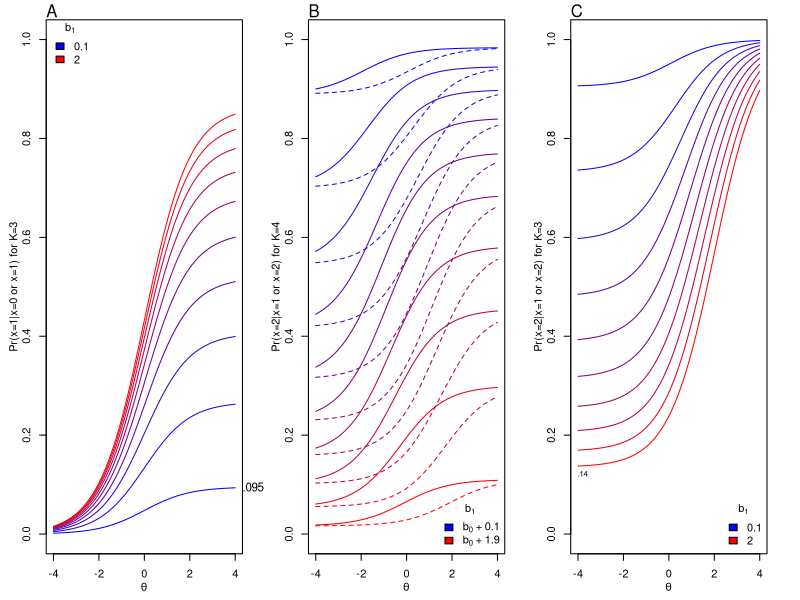

This chart was generated by the following R code:
pdf("~/Dropbox/Apps/Overleaf/impliedprobs/curves.pdf",width=7.5,height=3.5)
par(mfrow=c(1,3),mgp=c(2,1,0),mar=c(3,3,1,2),oma=rep(.5,4))

##a
f<-function(b1,b2) {
    th<-seq(-4,4,length.out=1000)
    a<-1
    #hi>lo, b2>b1
    n<-1-exp(a*(th-b2)-a*(th-b1))
    d<-1+exp(-a*(th-b1))
    cbind(th,n/d)
}

plot(NULL,xlim=c(-4,4),ylim=0:1,xlab=expression(theta),ylab='Pr(x=1|x=0 or x=1) for K=3')
b1<-0
b2seq<-seq(.1,2,length.out=10)
cols<-colorRampPalette(c("blue", "red"))( length(b2seq))
for (i in 1:length(b2seq)) {
    col<-cols[i]
    lines(f(b1,b2seq[i]),col=col)
}
legend("topleft",bty='n',fill=cols[c(1,length(cols))],legend=b2seq[c(1,length(b2seq))],title=expression(b[1]))
mtext(side=3,line=0,adj=0,'A')
mtext(side=4,at=.095,'.095',las=2,cex=.7)

##b
f<-function(b1,b2,b3) {
    th<-seq(-4,4,length.out=1000)
    a<-1
    #hi>lo, b2>b1
    ez.hi<-exp(-a*(th-b3))
    ez.mid<-exp(-a*(th-b2))
    ez.lo<-exp(-a*(th-b1))
    n<-(1+ez.lo)*(ez.hi-ez.mid)
    d<-(1+ez.mid)*(ez.hi-ez.lo)
    cbind(th,n/d)
}

plot(NULL,xlim=c(-4,4),ylim=0:1,xlab=expression(theta),ylab='Pr(x=2|x=1 or x=2) for K=4')
##
b1<--2
b3<-0
b2seq<-seq(b1+.1,b3-.1,length.out=10)
cols<-colorRampPalette(c("blue", "red"))( length(b2seq))
for (i in 1:length(b2seq)) {
    col<-cols[i]
    lines(f(b1,b2seq[i],b3),col=col)
}
b1<-0
b3<-2
b2seq<-seq(b1+.1,b3-.1,length.out=10)
cols<-colorRampPalette(c("blue", "red"))( length(b2seq))
for (i in 1:length(b2seq)) {
    col<-cols[i]
    lines(f(b1,b2seq[i],b3),col=col,lty=2)
}
b2s<-b2seq[c(1,length(b2seq))]
#legend("bottomright",bty='n',fill=cols[c(1,length(cols))],legend=paste("b[k-2]+",b2s),title=expression(b[K-1]))
leg<-c(bquote(b[0]~"+"~.(b2s[1])),bquote(b[0]~"+"~.(b2s[2])))
legend("bottomright",bty='n',fill=cols[c(1,length(cols))],legend=leg,title=expression(b[1]))
mtext(side=3,line=0,adj=0,'B')

##c
f<-function(b1,b2) {
    th<-seq(-4,4,length.out=1000)
    a<-1
    #hi>lo, b2>b1
    ez.hi<-exp(a*(th-b2))
    ez.lo<-exp(a*(th-b1))
    n<-ez.hi*(1+ez.lo)
    d<-ez.lo*(1+ez.hi)
    cbind(th,n/d)
}

plot(NULL,xlim=c(-4,4),ylim=0:1,xlab=expression(theta),ylab='Pr(x=2|x=1 or x=2) for K=3')
b1<-0
b2seq<-seq(.1,2,length.out=10)
cols<-colorRampPalette(c("blue", "red"))( length(b2seq))
for (i in 1:length(b2seq)) {
    col<-cols[i]
    lines(f(b1,b2seq[i]),col=col)
}
legend("bottomright",bty='n',fill=cols[c(1,length(cols))],legend=b2seq[c(1,length(b2seq))],title=expression(b[1]))
mtext(side=3,line=0,adj=0,'C')
#mtext(side=4,at=.37,'.37',las=2,cex=.7)
text(-3.8,.14,'.14',cex=.7,pos=1)

##
dev.off()
